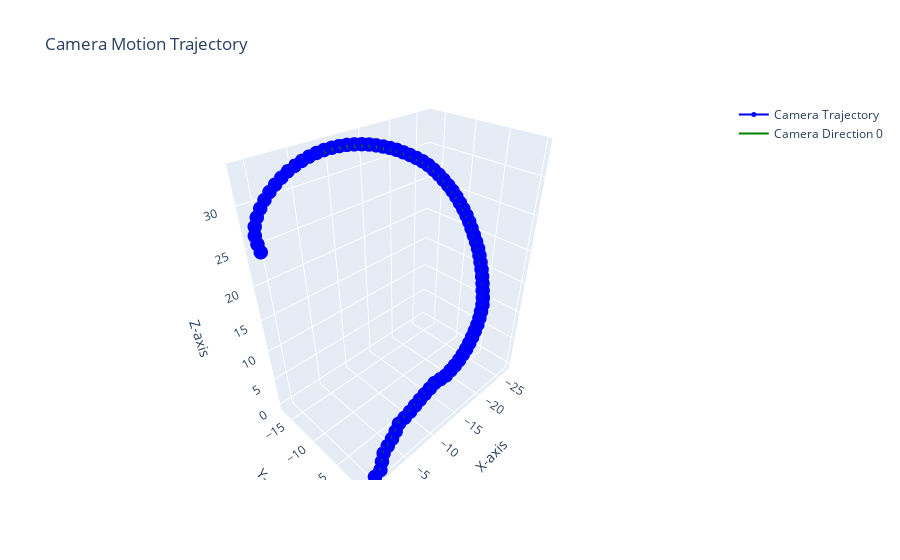

Notebook code for this chart:
### Markdown cell above
### Видео 2 (Беларуськалий)

### Code cell
kamera_matrix = np.array([
    [990, 0, 960],
    [0, 990 , 540],
    [0, 0, 1]
])

# Не хватает памяти на GPU для обработки 4к видео, ресайзим до fullhd
poses = ml_position_experement_gpu(kamera_matrix, force_resize = True, video_path = './position/Беларуськалий.webm')

plot_trajectory(poses)

### Figure 1 — Plotly figure (JSON) as saved in the notebook; plotly's stock layout.template omitted (floating-point values rounded to 4 significant figures)
{"data": [{"line": {"color": "blue", "width": 2}, "marker": {"color": "blue", "size": 5}, "mode": "lines+markers", "name": "Camera Trajectory", "type": "scatter3d", "x": [0, -0.9703, -1.602, -2.196, -2.943, -3.696, -4.407, -5.113, -6.057, -7.016, -7.976, -8.944, -9.913, -10.88, -11.85, -12.83, -13.83, -14.82, -15.8, -16.76, -17.71, -18.65, -19.56, -20.45, -21.31, -22.15, -22.92, -23.63, -24.29, -24.79, -25.19, -25.59, -25.93, -26.2, -26.42, -26.63, -26.75, -26.78, -26.76, -26.73, -26.66, -26.51, -26.29, -26.02, -25.71, -25.35, -24.91, -24.43, -23.91, -23.33, -22.71, -22.01, -21.25, -20.46, -19.63, -18.79, -17.9, -16.99, -16.06, -15.12, -14.16, -13.18, -12.2, -11.21, -10.22, -9.227, -8.235, -7.253, -6.283, -5.33, -4.395, -3.503, -2.642, -1.827, -1.062, -0.3634, 0.2496, 0.7275, 0.979, 0.9243, 0.8001], "y": [0, -0.08181, -0.458, -0.7695, -0.8096, -0.8311, -0.9073, -1.064, -1.006, -1.024, -1.092, -1.171, -1.234, -1.265, -1.319, -1.175, -1.11, -1.16, -1.238, -1.339, -1.496, -1.68, -1.904, -2.144, -2.389, -2.648, -2.937, -3.261, -3.591, -3.995, -4.431, -4.849, -5.272, -5.695, -6.147, -6.601, -7.039, -7.518, -8.002, -8.471, -8.919, -9.37, -9.834, -10.29, -10.74, -11.19, -11.62, -12.06, -12.49, -12.9, -13.31, -13.71, -14.08, -14.45, -14.8, -15.12, -15.38, -15.62, -15.84, -16.05, -16.24, -16.4, -16.56, -16.69, -16.81, -16.9, -16.97, -17.02, -17.05, -17.06, -17.06, -17.02, -17.0, -16.96, -16.89, -16.81, -16.72, -16.63, -16.52, -16.42, -16.28], "z": [0, 0.2277, 0.9056, 1.648, 2.311, 2.969, 3.668, 4.358, 4.684, 4.964, 5.238, 5.477, 5.715, 5.958, 6.212, 6.294, 6.291, 6.468, 6.644, 6.872, 7.161, 7.445, 7.798, 8.188, 8.631, 9.112, 9.683, 10.3, 10.97, 11.74, 12.55, 13.37, 14.21, 15.07, 15.93, 16.8, 17.69, 18.57, 19.44, 20.33, 21.22, 22.1, 22.96, 23.8, 24.64, 25.46, 26.25, 27.01, 27.75, 28.45, 29.12, 29.71, 30.23, 30.72, 31.17, 31.59, 31.97, 32.31, 32.61, 32.87, 33.08, 33.24, 33.37, 33.43, 33.44, 33.39, 33.28, 33.1, 32.86, 32.56, 32.2, 31.75, 31.24, 30.67, 30.02, 29.31, 28.53, 27.66, 26.69, 25.7, 24.72]}, {"line": {"color": "green", "width": 2}, "mode": "lines", "name": "Camera Direction 0", "showlegend": true, "type": "scatter3d", "x": [0, 0], "y": [0, 0], "z": [0, 0]}, {"line": {"color": "green", "width": 2}, "mode": "lines", "showlegend": false, "type": "scatter3d", "x": [-0.9703, -0.9685], "y": [-0.08181, -0.08059], "z": [0.2277, 0.7276]}, {"line": {"color": "green", "width": 2}, "mode": "lines", "showlegend": false, "type": "scatter3d", "x": [-1.602, -1.59], "y": [-0.458, -0.4567], "z": [0.9056, 1.405]}, {"line": {"color": "green", "width": 2}, "mode": "lines", "showlegend": false, "type": "scatter3d", "x": [-2.196, -2.177], "y": [-0.7695, -0.7684], "z": [1.648, 2.147]}, {"line": {"color": "green", "width": 2}, "mode": "lines", "showlegend": false, "type": "scatter3d", "x": [-2.943, -2.921], "y": [-0.8096, -0.8082], "z": [2.311, 2.81]}, {"line": {"color": "green", "width": 2}, "mode": "lines", "showlegend": false, "type": "scatter3d", "x": [-3.696, -3.664], "y": [-0.8311, -0.8293], "z": [2.969, 3.468]}, {"line": {"color": "green", "width": 2}, "mode": "lines", "showlegend": false, "type": "scatter3d", "x": [-4.407, -4.352], "y": [-0.9073, -0.9033], "z": [3.668, 4.164]}, {"line": {"color": "green", "width": 2}, "mode": "lines", "showlegend": false, "type": "scatter3d", "x": [-5.113, -5.032], "y": [-1.064, -1.058], "z": [4.358, 4.851]}, {"line": {"color": "green", "width": 2}, "mode": "lines", "showlegend": false, "type": "scatter3d", "x": [-6.057, -5.956], "y": [-1.006, -0.9938], "z": [4.684, 5.173]}, {"line": {"color": "green", "width": 2}, "mode": "lines", "showlegend": false, "type": "scatter3d", "x": [-7.016, -6.894], "y": [-1.024, -1.008], "z": [4.964, 5.449]}, {"line": {"color": "green", "width": 2}, "mode": "lines", "showlegend": false, "type": "scatter3d", "x": [-7.976, -7.833], "y": [-1.092, -1.072], "z": [5.238, 5.717]}, {"line": {"color": "green", "width": 2}, "mode": "lines", "showlegend": false, "type": "scatter3d", "x": [-8.944, -8.779], "y": [-1.171, -1.147], "z": [5.477, 5.948]}, {"line": {"color": "green", "width": 2}, "mode": "lines", "showlegend": false, "type": "scatter3d", "x": [-9.913, -9.728], "y": [-1.234, -1.206], "z": [5.715, 6.179]}, {"line": {"color": "green", "width": 2}, "mode": "lines", "showlegend": false, "type": "scatter3d", "x": [-10.88, -10.68], "y": [-1.265, -1.231], "z": [5.958, 6.414]}, {"line": {"color": "green", "width": 2}, "mode": "lines", "showlegend": false, "type": "scatter3d", "x": [-11.85, -11.63], "y": [-1.319, -1.28], "z": [6.212, 6.659]}, {"line": {"color": "green", "width": 2}, "mode": "lines", "showlegend": false, "type": "scatter3d", "x": [-12.83, -12.6], "y": [-1.175, -1.13], "z": [6.294, 6.732]}, {"line": {"color": "green", "width": 2}, "mode": "lines", "showlegend": false, "type": "scatter3d", "x": [-13.83, -13.58], "y": [-1.11, -1.059], "z": [6.291, 6.72]}, {"line": {"color": "green", "width": 2}, "mode": "lines", "showlegend": false, "type": "scatter3d", "x": [-14.82, -14.54], "y": [-1.16, -1.103], "z": [6.468, 6.885]}, {"line": {"color": "green", "width": 2}, "mode": "lines", "showlegend": false, "type": "scatter3d", "x": [-15.8, -15.51], "y": [-1.238, -1.175], "z": [6.644, 7.049]}, {"line": {"color": "green", "width": 2}, "mode": "lines", "showlegend": false, "type": "scatter3d", "x": [-16.76, -16.46], "y": [-1.339, -1.268], "z": [6.872, 7.263]}, {"line": {"color": "green", "width": 2}, "mode": "lines", "showlegend": false, "type": "scatter3d", "x": [-17.71, -17.39], "y": [-1.496, -1.418], "z": [7.161, 7.537]}, {"line": {"color": "green", "width": 2}, "mode": "lines", "showlegend": false, "type": "scatter3d", "x": [-18.65, -18.31], "y": [-1.68, -1.595], "z": [7.445, 7.806]}, {"line": {"color": "green", "width": 2}, "mode": "lines", "showlegend": false, "type": "scatter3d", "x": [-19.56, -19.21], "y": [-1.904, -1.813], "z": [7.798, 8.141]}, {"line": {"color": "green", "width": 2}, "mode": "lines", "showlegend": false, "type": "scatter3d", "x": [-20.45, -20.08], "y": [-2.144, -2.045], "z": [8.188, 8.515]}, {"line": {"color": "green", "width": 2}, "mode": "lines", "showlegend": false, "type": "scatter3d", "x": [-21.31, -20.93], "y": [-2.389, -2.283], "z": [8.631, 8.94]}, {"line": {"color": "green", "width": 2}, "mode": "lines", "showlegend": false, "type": "scatter3d", "x": [-22.15, -21.76], "y": [-2.648, -2.534], "z": [9.112, 9.403]}, {"line": {"color": "green", "width": 2}, "mode": "lines", "showlegend": false, "type": "scatter3d", "x": [-22.92, -22.51], "y": [-2.937, -2.816], "z": [9.683, 9.955]}, {"line": {"color": "green", "width": 2}, "mode": "lines", "showlegend": false, "type": "scatter3d", "x": [-23.63, -23.22], "y": [-3.261, -3.131], "z": [10.3, 10.55]}, {"line": {"color": "green", "width": 2}, "mode": "lines", "showlegend": false, "type": "scatter3d", "x": [-24.29, -23.87], "y": [-3.591, -3.453], "z": [10.97, 11.21]}, {"line": {"color": "green", "width": 2}, "mode": "lines", "showlegend": false, "type": "scatter3d", "x": [-24.79, -24.36], "y": [-3.995, -3.849], "z": [11.74, 11.95]}, {"line": {"color": "green", "width": 2}, "mode": "lines", "showlegend": false, "type": "scatter3d", "x": [-25.19, -24.76], "y": [-4.431, -4.277], "z": [12.55, 12.74]}, {"line": {"color": "green", "width": 2}, "mode": "lines", "showlegend": false, "type": "scatter3d", "x": [-25.59, -25.15], "y": [-4.849, -4.687], "z": [13.37, 13.53]}, {"line": {"color": "green", "width": 2}, "mode": "lines", "showlegend": false, "type": "scatter3d", "x": [-25.93, -25.48], "y": [-5.272, -5.102], "z": [14.21, 14.35]}, {"line": {"color": "green", "width": 2}, "mode": "lines", "showlegend": false, "type": "scatter3d", "x": [-26.2, -25.75], "y": [-5.695, -5.515], "z": [15.07, 15.19]}, {"line": {"color": "green", "width": 2}, "mode": "lines", "showlegend": false, "type": "scatter3d", "x": [-26.42, -25.97], "y": [-6.147, -5.958], "z": [15.93, 16.03]}, {"line": {"color": "green", "width": 2}, "mode": "lines", "showlegend": false, "type": "scatter3d", "x": [-26.63, -26.17], "y": [-6.601, -6.403], "z": [16.8, 16.88]}, {"line": {"color": "green", "width": 2}, "mode": "lines", "showlegend": false, "type": "scatter3d", "x": [-26.75, -26.3], "y": [-7.039, -6.832], "z": [17.69, 17.74]}, {"line": {"color": "green", "width": 2}, "mode": "lines", "showlegend": false, "type": "scatter3d", "x": [-26.78, -26.33], "y": [-7.518, -7.302], "z": [18.57, 18.6]}, {"line": {"color": "green", "width": 2}, "mode": "lines", "showlegend": false, "type": "scatter3d", "x": [-26.76, -26.32], "y": [-8.002, -7.777], "z": [19.44, 19.45]}, {"line": {"color": "green", "width": 2}, "mode": "lines", "showlegend": false, "type": "scatter3d", "x": [-26.73, -26.29], "y": [-8.471, -8.238], "z": [20.33, 20.31]}, {"line": {"color": "green", "width": 2}, "mode": "lines", "showlegend": false, "type": "scatter3d", "x": [-26.66, -26.22], "y": [-8.919, -8.676], "z": [21.22, 21.18]}, {"line": {"color": "green", "width": 2}, "mode": "lines", "showlegend": false, "type": "scatter3d", "x": [-26.51, -26.08], "y": [-9.37, -9.119], "z": [22.1, 22.03]}, {"line": {"color": "green", "width": 2}, "mode": "lines", "showlegend": false, "type": "scatter3d", "x": [-26.29, -25.87], "y": [-9.834, -9.574], "z": [22.96, 22.87]}, {"line": {"color": "green", "width": 2}, "mode": "lines", "showlegend": false, "type": "scatter3d", "x": [-26.02, -25.61], "y": [-10.29, -10.03], "z": [23.8, 23.7]}, {"line": {"color": "green", "width": 2}, "mode": "lines", "showlegend": false, "type": "scatter3d", "x": [-25.71, -25.31], "y": [-10.74, -10.46], "z": [24.64, 24.52]}, {"line": {"color": "green", "width": 2}, "mode": "lines", "showlegend": false, "type": "scatter3d", "x": [-25.35, -24.96], "y": [-11.19, -10.9], "z": [25.46, 25.32]}, {"line": {"color": "green", "width": 2}, "mode": "lines", "showlegend": false, "type": "scatter3d", "x": [-24.91, -24.54], "y": [-11.62, -11.34], "z": [26.25, 26.09]}, {"line": {"color": "green", "width": 2}, "mode": "lines", "showlegend": false, "type": "scatter3d", "x": [-24.43, -24.07], "y": [-12.06, -11.77], "z": [27.01, 26.83]}, {"line": {"color": "green", "width": 2}, "mode": "lines", "showlegend": false, "type": "scatter3d", "x": [-23.91, -23.56], "y": [-12.49, -12.19], "z": [27.75, 27.55]}, {"line": {"color": "green", "width": 2}, "mode": "lines", "showlegend": false, "type": "scatter3d", "x": [-23.33, -23.0], "y": [-12.9, -12.59], "z": [28.45, 28.24]}, {"line": {"color": "green", "width": 2}, "mode": "lines", "showlegend": false, "type": "scatter3d", "x": [-22.71, -22.4], "y": [-13.31, -13.0], "z": [29.12, 28.89]}, {"line": {"color": "green", "width": 2}, "mode": "lines", "showlegend": false, "type": "scatter3d", "x": [-22.01, -21.71], "y": [-13.71, -13.39], "z": [29.71, 29.46]}, {"line": {"color": "green", "width": 2}, "mode": "lines", "showlegend": false, "type": "scatter3d", "x": [-21.25, -20.97], "y": [-14.08, -13.76], "z": [30.23, 29.98]}, {"line": {"color": "green", "width": 2}, "mode": "lines", "showlegend": false, "type": "scatter3d", "x": [-20.46, -20.19], "y": [-14.45, -14.13], "z": [30.72, 30.45]}, {"line": {"color": "green", "width": 2}, "mode": "lines", "showlegend": false, "type": "scatter3d", "x": [-19.63, -19.39], "y": [-14.8, -14.46], "z": [31.17, 30.88]}, {"line": {"color": "green", "width": 2}, "mode": "lines", "showlegend": false, "type": "scatter3d", "x": [-18.79, -18.56], "y": [-15.12, -14.79], "z": [31.59, 31.3]}, {"line": {"color": "green", "width": 2}, "mode": "lines", "showlegend": false, "type": "scatter3d", "x": [-17.9, -17.69], "y": [-15.38, -15.04], "z": [31.97, 31.66]}, {"line": {"color": "green", "width": 2}, "mode": "lines", "showlegend": false, "type": "scatter3d", "x": [-16.99, -16.8], "y": [-15.62, -15.28], "z": [32.31, 31.99]}, {"line": {"color": "green", "width": 2}, "mode": "lines", "showlegend": false, "type": "scatter3d", "x": [-16.06, -15.9], "y": [-15.84, -15.49], "z": [32.61, 32.29]}, {"line": {"color": "green", "width": 2}, "mode": "lines", "showlegend": false, "type": "scatter3d", "x": [-15.12, -14.98], "y": [-16.05, -15.7], "z": [32.87, 32.54]}, {"line": {"color": "green", "width": 2}, "mode": "lines", "showlegend": false, "type": "scatter3d", "x": [-14.16, -14.04], "y": [-16.24, -15.89], "z": [33.08, 32.74]}, {"line": {"color": "green", "width": 2}, "mode": "lines", "showlegend": false, "type": "scatter3d", "x": [-13.18, -13.09], "y": [-16.4, -16.05], "z": [33.24, 32.9]}, {"line": {"color": "green", "width": 2}, "mode": "lines", "showlegend": false, "type": "scatter3d", "x": [-12.2, -12.13], "y": [-16.56, -16.2], "z": [33.37, 33.02]}, {"line": {"color": "green", "width": 2}, "mode": "lines", "showlegend": false, "type": "scatter3d", "x": [-11.21, -11.17], "y": [-16.69, -16.33], "z": [33.43, 33.08]}, {"line": {"color": "green", "width": 2}, "mode": "lines", "showlegend": false, "type": "scatter3d", "x": [-10.22, -10.2], "y": [-16.81, -16.45], "z": [33.44, 33.09]}, {"line": {"color": "green", "width": 2}, "mode": "lines", "showlegend": false, "type": "scatter3d", "x": [-9.227, -9.232], "y": [-16.9, -16.54], "z": [33.39, 33.04]}, {"line": {"color": "green", "width": 2}, "mode": "lines", "showlegend": false, "type": "scatter3d", "x": [-8.235, -8.269], "y": [-16.97, -16.61], "z": [33.28, 32.93]}, {"line": {"color": "green", "width": 2}, "mode": "lines", "showlegend": false, "type": "scatter3d", "x": [-7.253, -7.316], "y": [-17.02, -16.67], "z": [33.1, 32.76]}, {"line": {"color": "green", "width": 2}, "mode": "lines", "showlegend": false, "type": "scatter3d", "x": [-6.283, -6.374], "y": [-17.05, -16.7], "z": [32.86, 32.52]}, {"line": {"color": "green", "width": 2}, "mode": "lines", "showlegend": false, "type": "scatter3d", "x": [-5.33, -5.448], "y": [-17.06, -16.7], "z": [32.56, 32.22]}, {"line": {"color": "green", "width": 2}, "mode": "lines", "showlegend": false, "type": "scatter3d", "x": [-4.395, -4.539], "y": [-17.06, -16.71], "z": [32.2, 31.88]}, {"line": {"color": "green", "width": 2}, "mode": "lines", "showlegend": false, "type": "scatter3d", "x": [-3.503, -3.67], "y": [-17.02, -16.67], "z": [31.75, 31.43]}, {"line": {"color": "green", "width": 2}, "mode": "lines", "showlegend": false, "type": "scatter3d", "x": [-2.642, -2.831], "y": [-17.0, -16.65], "z": [31.24, 30.93]}, {"line": {"color": "green", "width": 2}, "mode": "lines", "showlegend": false, "type": "scatter3d", "x": [-1.827, -2.037], "y": [-16.96, -16.62], "z": [30.67, 30.37]}, {"line": {"color": "green", "width": 2}, "mode": "lines", "showlegend": false, "type": "scatter3d", "x": [-1.062, -1.295], "y": [-16.89, -16.56], "z": [30.02, 29.74]}, {"line": {"color": "green", "width": 2}, "mode": "lines", "showlegend": false, "type": "scatter3d", "x": [-0.3634, -0.6174], "y": [-16.81, -16.47], "z": [29.31, 29.04]}, {"line": {"color": "green", "width": 2}, "mode": "lines", "showlegend": false, "type": "scatter3d", "x": [0.2496, -0.02454], "y": [-16.72, -16.39], "z": [28.53, 28.27]}, {"line": {"color": "green", "width": 2}, "mode": "lines", "showlegend": false, "type": "scatter3d", "x": [0.7275, 0.4344], "y": [-16.63, -16.3], "z": [27.66, 27.41]}, {"line": {"color": "green", "width": 2}, "mode": "lines", "showlegend": false, "type": "scatter3d", "x": [0.979, 0.6689], "y": [-16.52, -16.2], "z": [26.69, 26.46]}, {"line": {"color": "green", "width": 2}, "mode": "lines", "showlegend": false, "type": "scatter3d", "x": [0.9243, 0.5992], "y": [-16.42, -16.11], "z": [25.7, 25.48]}, {"line": {"color": "green", "width": 2}, "mode": "lines", "showlegend": false, "type": "scatter3d", "x": [0.8001, 0.4606], "y": [-16.28, -15.97], "z": [24.72, 24.52]}], "layout": {"scene": {"xaxis": {"title": {"text": "X-axis"}}, "yaxis": {"title": {"text": "Y-axis"}}, "zaxis": {"title": {"text": "Z-axis"}}}, "showlegend": true, "title": {"text": "Camera Motion Trajectory"}}}
